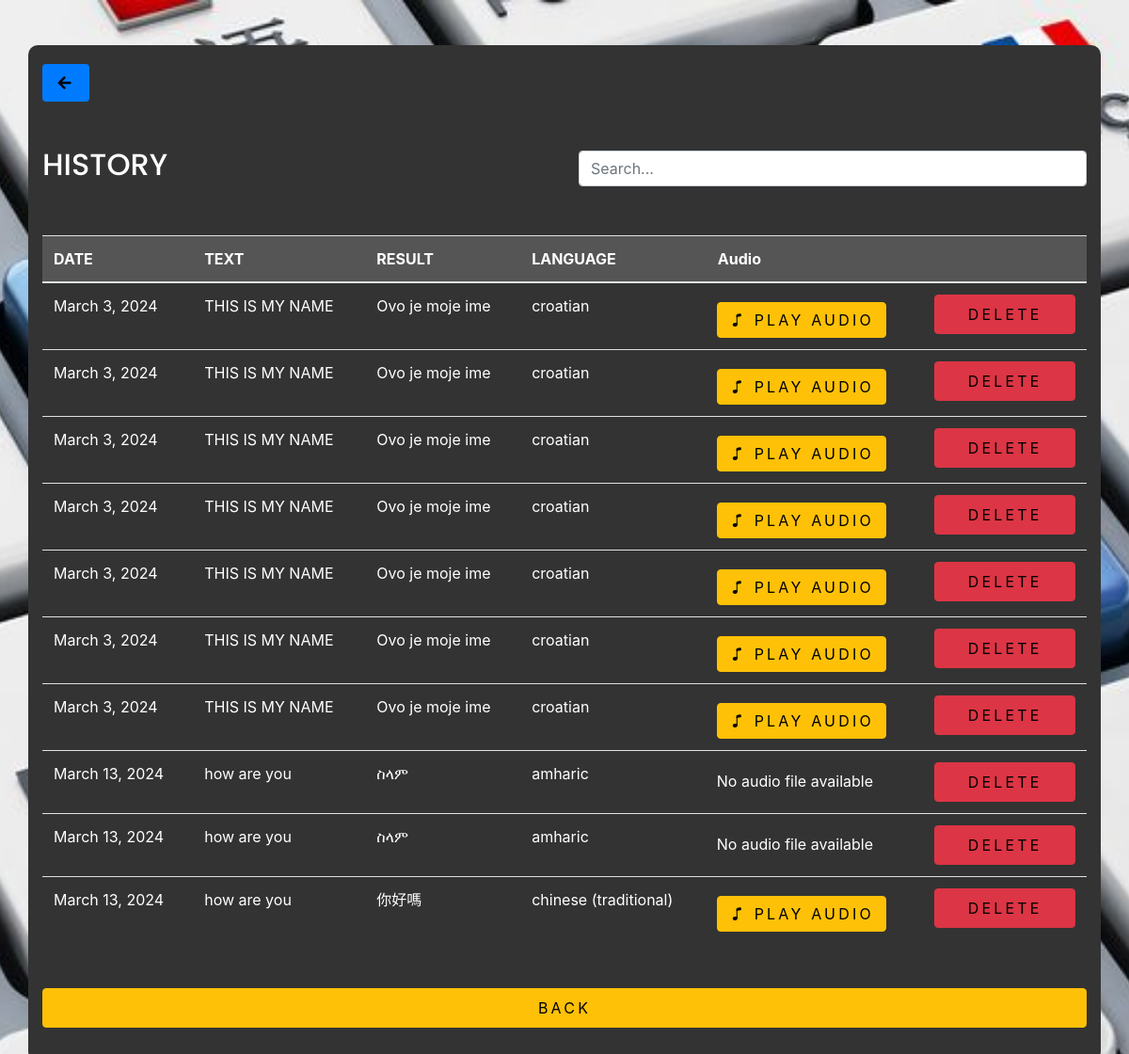
Before: /history (signed in) with the older database file.
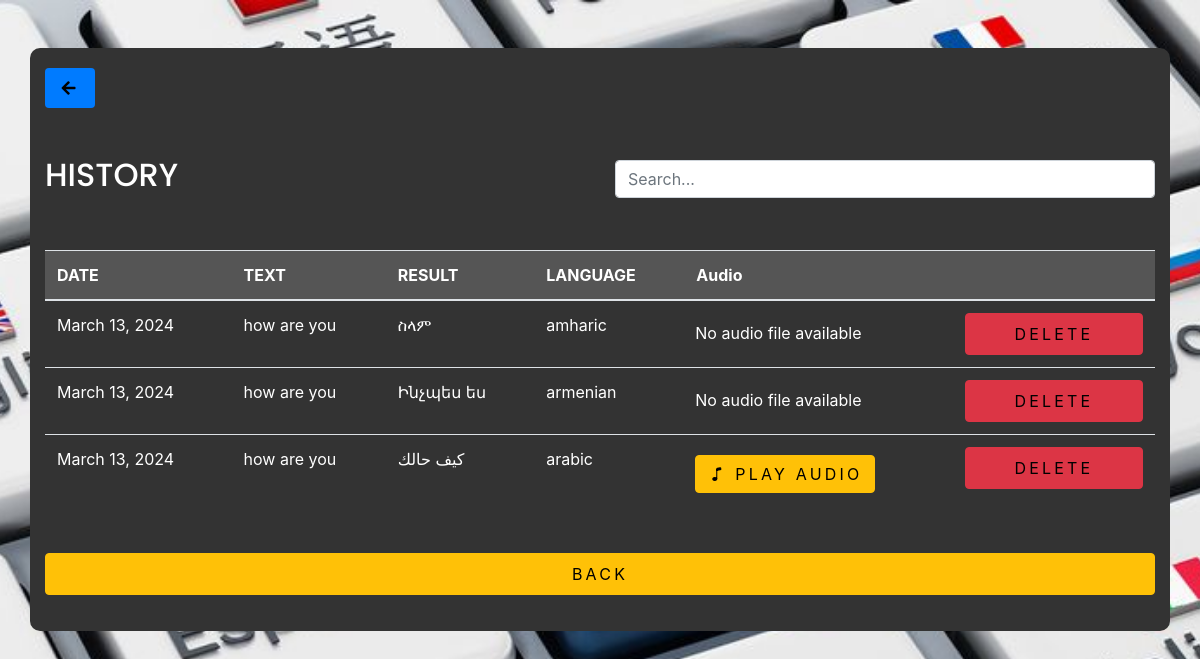
After: the same page with the newer database file.
### Translator/models.py (models this page shows, shortened)
class resultHistory(models.Model):
    user_id = models.CharField(max_length=100)
    text = models.CharField(max_length=50, default='')
    result = models.CharField(max_length=50)
    date = models.DateField(default='1')
    language = models.CharField(max_length=50, default='')
    audio_file = models.FileField(upload_to='audio_files/', blank=True, null=True)

### Translator/views.py (the view)
# urls.py: path('history', history, name='history'),
@cache_control(no_cache=True, must_revalidate=True, no_store=True)
def history(request):
    if 'id' in request.session:
        if request.method == 'POST':
            return redirect('home')
        if (resultHistory.objects.filter(user_id=request.session['id'])).exists():
            history = resultHistory.objects.filter(user_id=request.session['id'])
            return render(request,'history.html', {'histoy' : history})
        return redirect('home')
    else:
        return redirect('login')

### templates/history.html (shortened to what this page needs)
{% extends 'base.html' %}
{% load static %}
{% block content%}
<link rel="stylesheet" href="https://stackpath.bootstrapcdn.com/bootstrap/4.5.2/css/bootstrap.min.css">
<link rel="stylesheet" type="text/css" href="https://cdn.datatables.net/1.10.25/css/jquery.dataTables.css">
<link href="https://cdnjs.cloudflare.com/ajax/libs/font-awesome/5.15.4/css/all.min.css" rel="stylesheet">
<link href="https://cdn.jsdelivr.net/npm/bootstrap-icons@1.7.2/font/bootstrap-icons.css" rel="stylesheet">
<div class="container mt-5 text-white">
    <div class="row align-items-center justify-content-between">
        <div class="col-md-6 mb-5">
            <a href="{% url 'home' %}" class="btn btn-primary text-black btn-block" style="width: 50px;">
                <i class="fas fa fa-arrow-left"></i>
            </a>
        </div>
    </div>
    <div class="row align-items-center justify-content-between">
        <div class="col-md-6">
            <h2>HISTORY</h2>
        </div>
        <div class="col-md-6">
            <div class="d-flex justify-content-end">
                <input type="text" id="searchInput" class="form-control" placeholder="Search...">
            </div>
        </div>
    </div>
    <div class="table-responsive  mt-5">
        <table class="table text-white" id="detailsTable">
            <thead>
                <tr>
                    <th>DATE</th>
                    <th>TEXT</th>
                    <th>RESULT</th>
                    <th>LANGUAGE</th>
                    <th>Audio</th>
                    <th></th>
                </tr>
            </thead>
            <tbody>
                {% for i in histoy %}
                <form id="translateForm" class="translator-form mt-5" action="{% url 'history_delete' i.id %}"
                    method="post">
                    <tr class="{% cycle 'odd-row' 'even-row' %}">
                        <td>{{i.date}}</td>
                        <td>{{i.text}}</td>
                        <td>{{i.result}}</td>
                        <td>{{i.language}}</td>
                        <td>
                            <div class="input-group-append mt-2">
                                {% if i.audio_file %}
                                <a class="btn btn-warning text-black" href="{% url 'audio_file' i.audio_file %}">
                                    <i class="bi bi-music-note"></i>
                                    Play Audio
                                </a>
                                {% else %}
                                <span>No audio file available</span>
                                {% endif %}
                        </td>
                        <td>
                            <button type="submit" class="btn btn-danger text-black py-2 px-4 btn-block">
                                DELETE
                            </button>
                        </td>
                    </tr>
                </form>
                {% endfor %}
            </tbody>
        </table>
        <div class="form-group mt-5">
            <a href="{% url 'home' %}" class="btn btn-warning text-black py-2 px-4 btn-block"
                style="display: inline-block;">BACK</a>
        </div>
    </div>
</div>
{% endblock %}

### templates/base.html (shortened to what this page needs)
{% load static %}
<!DOCTYPE html>
<html lang="en">
<head>
    <link rel="stylesheet" href="{% static 'fonts/icomoon/style.css' %}" />
    <link rel="stylesheet" href="{% static 'css/bootstrap.min.css' %}" />
    <link rel="stylesheet" href="{% static 'css/magnific-popup.css' %}" />
    <link rel="stylesheet" href="{% static 'css/jquery-ui.css' %}" />
    <link rel="stylesheet" href="{% static 'css/owl.carousel.min.css' %}" />
    <link rel="stylesheet" href="{% static 'css/owl.theme.default.min.css' %}" />
    <link rel="stylesheet" href="{% static 'css/bootstrap-datepicker.css' %}" />
    <link rel="stylesheet" href="{% static 'fonts/flaticon/font/flaticon.css' %}" />
    <link rel="stylesheet" href="{% static 'css/aos.css' %}" />
    <link rel="stylesheet" href="{% static 'css/style.css' %}" />
</head>
<body>
    {% block content %} {% endblock %}
</body>
</html>

### static/css/style.css (style rules this page uses)
body { line-height: 1.7; color: #4d4d4d; font-weight: 300; font-size: 1rem; }
a { -webkit-transition: .3s all ease; -o-transition: .3s all ease; transition: .3s all ease; }
h1, h2, h3, h4, h5, .h1, .h2, .h3, .h4, .h5 { font-family: "Poppins", -apple-system, BlinkMacSystemFont, "Segoe UI", Roboto, "Helvetica Neue", Arial, sans-serif, "Apple Color Emoji", "Segoe UI Emoji", "Segoe UI Symbol", "Noto Color Emoji"; }
.text-black { color: #000 !important; }
.btn { text-transform: uppercase; letter-spacing: .2em; border-radius: 0; }
.btn.btn-primary { border: 2px solid transparent; }
.form-control { height: 43px; border-radius: 0; }

### templates/history.html (style rules this page uses)
body { background-image: url(static/images/bg.jpeg); background-size: cover; background-attachment: fixed; background-position: center; height: 100vh; }
.container { background-color: #333333; color: #ffffff; padding: 20px; border-radius: 10px; margin-top: 20px; }
table { width: 100%; }
th, td { padding: 10px; }
th { background-color: #555555; }

Changed rows visible on the page:
removed resultHistory: date "March 3, 2024", text "THIS IS MY NAME", result "Ovo je moje ime", language "croatian", shows "PLAY AUDIO"
removed resultHistory: date "March 3, 2024", text "THIS IS MY NAME", result "Ovo je moje ime", language "croatian", shows "PLAY AUDIO"
removed resultHistory: date "March 3, 2024", text "THIS IS MY NAME", result "Ovo je moje ime", language "croatian", shows "PLAY AUDIO"
removed resultHistory: date "March 3, 2024", text "THIS IS MY NAME", result "Ovo je moje ime", language "croatian", shows "PLAY AUDIO"
removed resultHistory: date "March 3, 2024", text "THIS IS MY NAME", result "Ovo je moje ime", language "croatian", shows "PLAY AUDIO"
removed resultHistory: date "March 3, 2024", text "THIS IS MY NAME", result "Ovo je moje ime", language "croatian", shows "PLAY AUDIO"
removed resultHistory: date "March 3, 2024", text "THIS IS MY NAME", result "Ovo je moje ime", language "croatian", shows "PLAY AUDIO"
removed resultHistory: date "March 13, 2024", text "how are you", result "ስላም", language "amharic", audio_file "No audio file available"
removed resultHistory: date "March 13, 2024", text "how are you", result "你好嗎", language "chinese (traditional)", shows "PLAY AUDIO"
added resultHistory: date "March 13, 2024", text "how are you", result "Ինչպես ես", language "armenian", audio_file "No audio file available"
added resultHistory: date "March 13, 2024", text "how are you", result "كيف حالك", language "arabic", shows "PLAY AUDIO"
